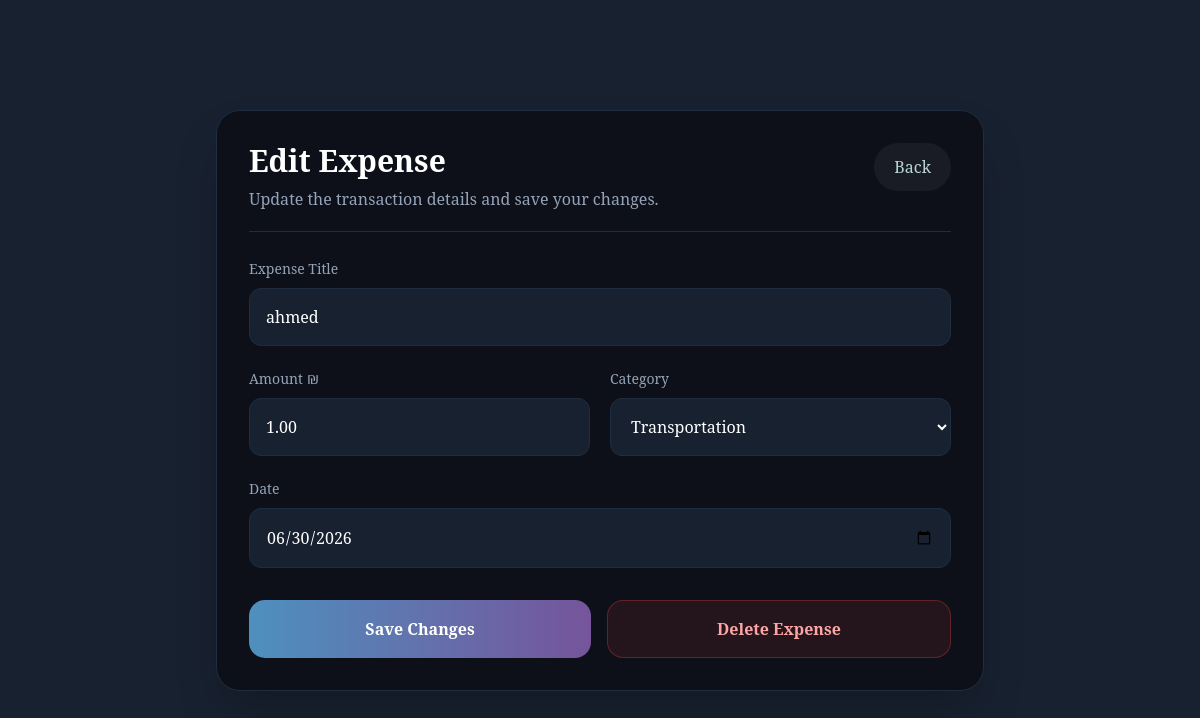
Before: /expenses/edit/8/ (signed in) with the older database file.
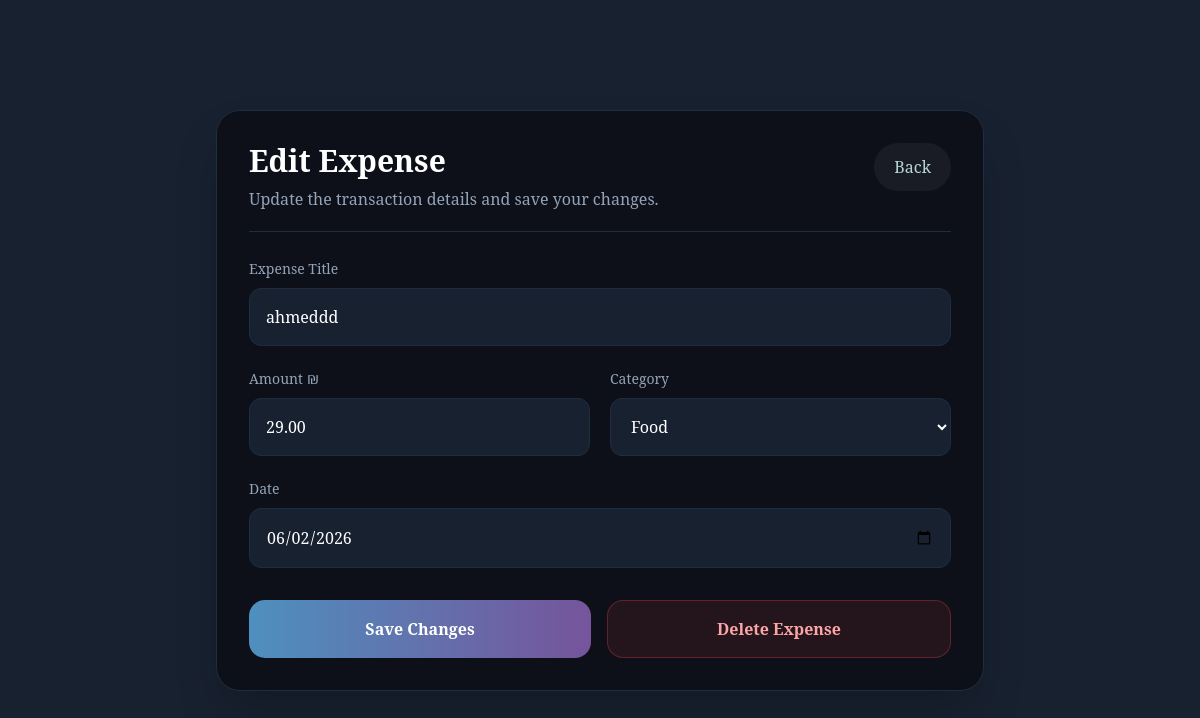
After: the same page with the newer database file.
### app1/models.py (models this page shows, shortened)
class Expense(models.Model):
    CATEGORY_CHOICES = [
        ("Food", "Food"),
        ("Transportation", "Transportation"),
        ("Entertainment", "Entertainment"),
        ("Bills", "Bills"),
        ("Other", "Other"),
    ]
    user = models.ForeignKey(User, on_delete=models.CASCADE, null=True, blank=True)
    title = models.CharField(max_length=100)
    amount = models.DecimalField(max_digits=10, decimal_places=2)
    category = models.CharField(max_length=50, choices=CATEGORY_CHOICES)
    date = models.DateField()

### app1/views.py (the view, shortened to what this page needs)
# urls.py: path("expenses/edit/<int:expense_id>/", views.edit_expense_view, name="edit_expense"),
@login_required
def edit_expense_view(request, expense_id):
    expense = get_object_or_404(Expense, id=expense_id, user=request.user)
    return render(request, "editExpense.html", {
        "expense":    expense,
        "categories": Expense.CATEGORY_CHOICES,
        "currency":   get_currency_symbol(request.user),
    })

### app1/views.py (called while the page is built)
def get_currency_symbol(user):
    try:
        profile = user.userprofile
        symbols = {'USD': '$', 'ILS': '₪', 'EUR': '€'}
        return symbols.get(profile.currency, '$')
    except Exception:
        return '$'

### app1/templates/editExpense.html (shortened to what this page needs)
{% load static %}
<!DOCTYPE html>
<html lang="en">
<head>
  <script src="https://cdn.tailwindcss.com"></script>
</head>
<body class="bg-[#182130] text-[#b8d5d9] min-h-screen flex items-center justify-center p-4">
<section class="w-full max-w-3xl bg-[#0d1018] border border-[#1e2d40] rounded-3xl shadow-2xl p-8">
  <div class="flex justify-between items-start gap-4 border-b border-[#1e2d40] pb-5 mb-6">
    <div>
      <h1 class="text-3xl text-white font-bold">Edit Expense</h1>
      <p class="text-slate-400 mt-2">Update the transaction details and save your changes.</p>
    </div>
    <a href="{% url 'all_expenses' %}" class="px-5 py-3 rounded-full bg-white/5 hover:bg-white hover:text-black transition">Back</a>
  </div>
  <form method="POST" class="grid grid-cols-1 md:grid-cols-2 gap-5">
    <div class="md:col-span-2">
      <label class="text-sm text-slate-400">Expense Title</label>
      <input type="text" name="title" value="{{ expense.title }}" required class="w-full mt-2 p-4 rounded-xl bg-[#182130] border border-[#1e2d40] focus:outline-none focus:border-[#4e90bf] text-white">
    </div>
    <div>
      <label class="text-sm text-slate-400">Amount {{ currency }}</label>
      <input type="number" step="0.01" name="amount" value="{{ expense.amount }}" required class="w-full mt-2 p-4 rounded-xl bg-[#182130] border border-[#1e2d40] focus:outline-none focus:border-[#4e90bf] text-white">
    </div>
    <div>
      <label class="text-sm text-slate-400">Category</label>
      <select name="category" required class="w-full mt-2 p-4 rounded-xl bg-[#182130] border border-[#1e2d40] focus:outline-none focus:border-[#4e90bf] text-white">
        {% for value, label in categories %}
          <option value="{{ value }}" {% if expense.category == value %}selected{% endif %}>{{ label }}</option>
        {% endfor %}
      </select>
    </div>
    <div class="md:col-span-2">
      <label class="text-sm text-slate-400">Date</label>
      <input type="date" name="date" value="{{ expense.date|date:'Y-m-d' }}" required class="w-full mt-2 p-4 rounded-xl bg-[#182130] border border-[#1e2d40] focus:outline-none focus:border-[#4e90bf] text-white">
    </div>
    <div class="md:col-span-2 flex flex-col sm:flex-row gap-4 pt-3">
      <button type="submit" class="flex-1 py-4 rounded-2xl text-white font-bold bg-gradient-to-r from-[#4e90bf] to-[#76549b] hover:opacity-90 transition">Save Changes</button>
      <a href="{% url 'delete_expense' expense.id %}" class="flex-1 text-center py-4 rounded-2xl text-red-300 font-bold bg-red-500/10 border border-red-500/30 hover:bg-red-500/20 transition">Delete Expense</a>
    </div>
  </form>
</section>
</body>
</html>

Changed rows visible on the page:
changed Expense: title "ahmed" → "ahmeddd"; amount "1.00" → "29.00"; category "Transportation" → "Food"; date "06/30/2026" → "06/02/2026"
